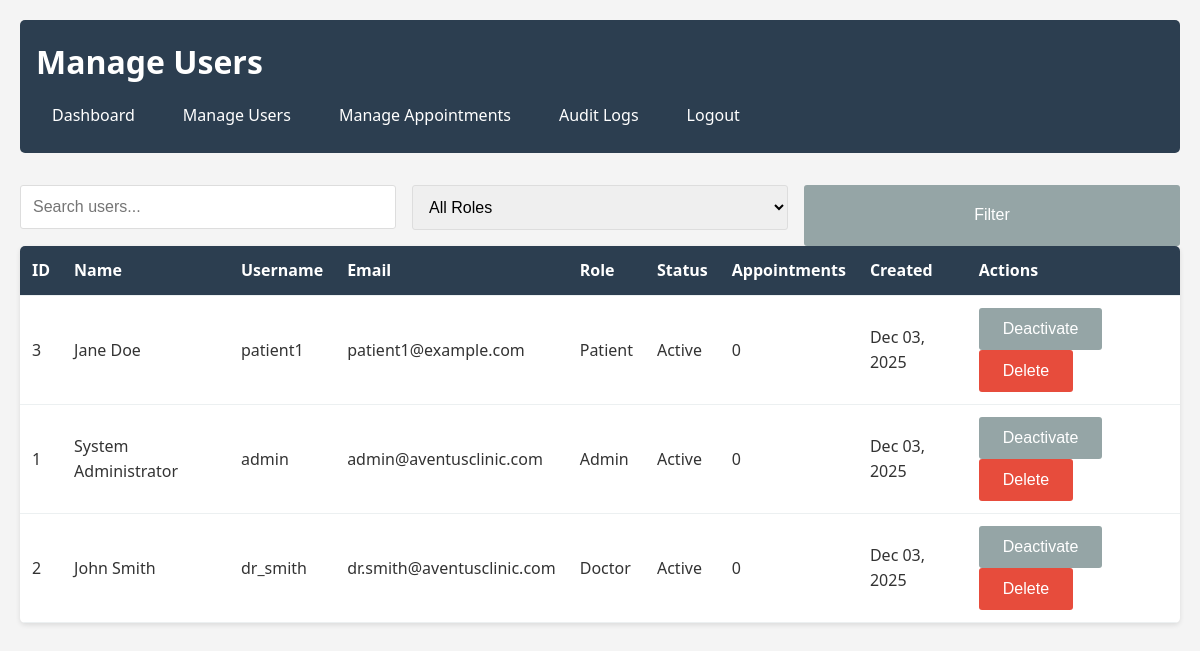
The page /manage-users.php (signed in) on the database its author committed.
### tables this page shows
CREATE TABLE users (
    id INT AUTO_INCREMENT PRIMARY KEY,
    username VARCHAR(50) UNIQUE NOT NULL,
    email VARCHAR(100) UNIQUE NOT NULL,
    password VARCHAR(255) NOT NULL,
    role ENUM('admin', 'doctor', 'patient') NOT NULL,
    first_name VARCHAR(50) NOT NULL,
    last_name VARCHAR(50) NOT NULL,
    phone VARCHAR(20),
    created_at TIMESTAMP DEFAULT CURRENT_TIMESTAMP,
    updated_at TIMESTAMP DEFAULT CURRENT_TIMESTAMP ON UPDATE CURRENT_TIMESTAMP,
    is_active BOOLEAN DEFAULT TRUE
);

### manage-users.php (the view, shortened to what this page needs)
<?php
require_once 'includes/config.php';
$page = isset($_GET['page']) ? intval($_GET['page']) : 1;
$per_page = 10;
$offset = ($page - 1) * $per_page;
$search = isset($_GET['search']) ? sanitize_input($_GET['search']) : '';
$query = "SELECT u.*, COUNT(a.id) as appointment_count FROM users u LEFT JOIN appointments a ON u.id = a.patient_id OR u.id = (SELECT user_id FROM doctors WHERE id = a.doctor_id) WHERE 1=1";
$params = [];
$types = '';
$query .= " GROUP BY u.id ORDER BY u.created_at DESC LIMIT ? OFFSET ?";
$params[] = $per_page;
$params[] = $offset;
$types .= 'ii';
$stmt = $conn->prepare($query);
if (!empty($params)) {
    $stmt->bind_param($types, ...$params);
}
$stmt->execute();
$users = $stmt->get_result();
?>
<!DOCTYPE html>
<html lang="en">
<head>
    <link rel="stylesheet" href="css/styles.css">
</head>
<body>
    <div class="dashboard-container">
        <header>
            <h1>Manage Users</h1>
            <nav>
                <a href="admin-dashboard.php">Dashboard</a>
                <a href="manage-users.php">Manage Users</a>
                <a href="manage-appointments.php">Manage Appointments</a>
                <a href="audit-logs.php">Audit Logs</a>
                <a href="logout.php">Logout</a>
            </nav>
        </header>
        <main>
            <div class="filters">
                <form method="GET" action="">
                    <div class="form-grid">
                        <div class="form-group">
                            <input type="text" name="search" placeholder="Search users..." value="<?php echo htmlspecialchars($search); ?>">
                        </div>
                        <div class="form-group">
                            <select name="role">
                                <option value="">All Roles</option>
                            </select>
                        </div>
                        <button type="submit" class="btn btn-secondary">Filter</button>
                    </div>
                </form>
            </div>
            <div class="table-container">
                <table class="table">
                    <thead>
                        <tr>
                            <th>ID</th>
                            <th>Name</th>
                            <th>Username</th>
                            <th>Email</th>
                            <th>Role</th>
                            <th>Status</th>
                            <th>Appointments</th>
                            <th>Created</th>
                            <th>Actions</th>
                        </tr>
                    </thead>
                    <tbody>
                        <?php while ($user = $users->fetch_assoc()): ?>
                            <tr>
                                <td><?php echo $user['id']; ?></td>
                                <td><?php echo htmlspecialchars($user['first_name'] . ' ' . $user['last_name']); ?></td>
                                <td><?php echo htmlspecialchars($user['username']); ?></td>
                                <td><?php echo htmlspecialchars($user['email']); ?></td>
                                <td><?php echo ucfirst($user['role']); ?></td>
                                <td><?php echo $user['is_active'] ? 'Active' : 'Inactive'; ?></td>
                                <td><?php echo $user['appointment_count']; ?></td>
                                <td><?php echo date('M d, Y', strtotime($user['created_at'])); ?></td>
                                <td>
                                    <form method="POST" action="" style="display: inline;">
                                        <?php if ($user['is_active']): ?>
                                            <button type="submit" name="action" value="deactivate" class="btn btn-secondary btn-sm" onclick="return confirm('Deactivate this user?')">Deactivate</button>
                                        <?php else: ?>
                                            <button type="submit" name="action" value="activate" class="btn btn-primary btn-sm" onclick="return confirm('Activate this user?')">Activate</button>
                                        <?php endif; ?>
                                        <button type="submit" name="action" value="delete" class="btn btn-danger btn-sm" onclick="return confirm('Delete this user permanently?')">Delete</button>
                                    </form>
                                </td>
                            </tr>
                        <?php endwhile; ?>
                    </tbody>
                </table>
            </div>
        </main>
    </div>
</body>
</html>

### css/styles.css (style rules this page uses)
* { margin: 0; padding: 0; box-sizing: border-box; }
body { font-family: 'Segoe UI', Tahoma, Geneva, Verdana, sans-serif; line-height: 1.6; color: #333; background-color: #f4f4f4; }
.dashboard-container, .login-container, .register-container { max-width: 1200px; margin: 0 auto; padding: 20px; }
header { background-color: #2c3e50; color: white; padding: 1rem; margin-bottom: 2rem; border-radius: 5px; }
header h1 { margin-bottom: 0.5rem; }
nav { display: flex; gap: 1rem; flex-wrap: wrap; }
nav a { color: white; text-decoration: none; padding: 0.5rem 1rem; border-radius: 3px; transition: background-color 0.3s; }
.form-group { margin-bottom: 1rem; }
.form-group input, .form-group select { width: 100%; padding: 0.75rem; border: 1px solid #ddd; border-radius: 3px; font-size: 1rem; }
.btn { display: inline-block; padding: 0.75rem 1.5rem; border: none; border-radius: 3px; cursor: pointer; font-size: 1rem; text-decoration: none; transition: background-color 0.3s; }
.btn-secondary { background-color: #95a5a6; color: white; }
.btn-danger { background-color: #e74c3c; color: white; }
.table { width: 100%; border-collapse: collapse; background-color: white; box-shadow: 0 2px 5px rgba(0,0,0,0.1); border-radius: 5px; overflow: hidden; }
.table th, .table td { padding: 0.75rem; text-align: left; border-bottom: 1px solid #ecf0f1; }
.table th { background-color: #2c3e50; color: white; }
.form-grid { display: grid; grid-template-columns: repeat(auto-fit, minmax(250px, 1fr)); gap: 1rem; }

### rows shown on the page
users: id "3", first_name+last_name "Jane Doe", username "patient1", email "patient1@example.com", role "Patient", is_active "Active", appointment_count "0", created_at "Dec 03, 2025"
users: id "1", first_name+last_name "System Administrator", username "admin", email "admin@aventusclinic.com", role "Admin", is_active "Active", appointment_count "0", created_at "Dec 03, 2025"
users: id "2", first_name+last_name "John Smith", username "dr_smith", email "dr.smith@aventusclinic.com", role "Doctor", is_active "Active", appointment_count "0", created_at "Dec 03, 2025"
